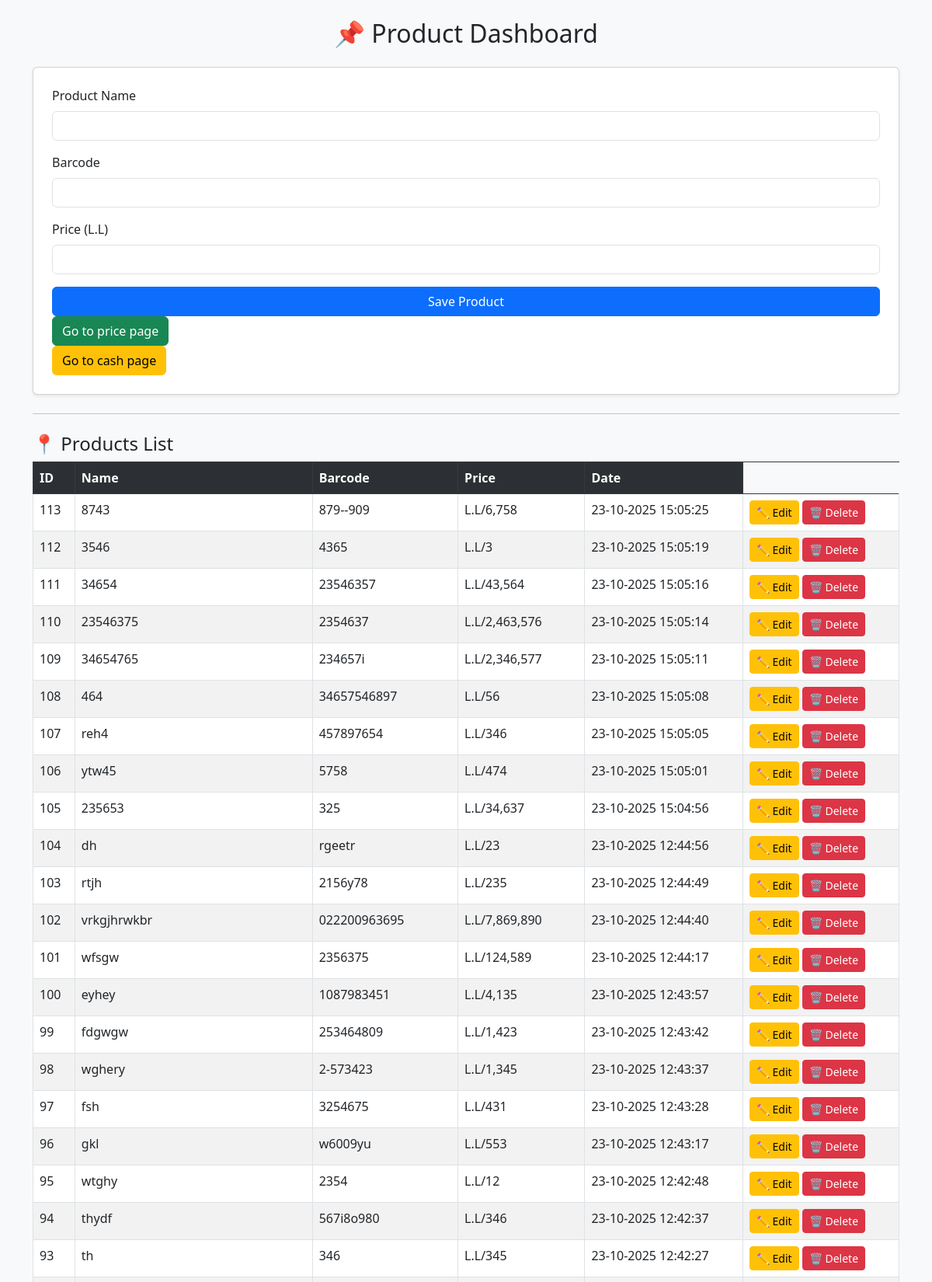
Page /dashboard.php (upper part) on the committed database.
### tables this page shows
CREATE TABLE `item` (
  `id` int(255) NOT NULL,
  `barcode` text DEFAULT NULL,
  `datereg` text DEFAULT NULL,
  `name` varchar(255) DEFAULT NULL,
  `price` int(255) DEFAULT NULL
);

### dashboard.php (the view, shortened to what this page needs)
<?php
include "db.php";
?>
<!DOCTYPE html>
<html lang="en">
<head>
    <link href="https://cdn.jsdelivr.net/npm/bootstrap@5.3.0/dist/css/bootstrap.min.css" rel="stylesheet">
</head>
<body class="bg-light">
<div class="container mt-4">
    <h2 class="text-center mb-4">📌 Product Dashboard</h2>
    <div class="card p-4 shadow-sm">
        <form method="POST">
            <div class="mb-3">
                <label class="form-label">Product Name</label>
                <input type="text" name="name" class="form-control" required>
            </div>
            <div class="mb-3">
                <label class="form-label">Barcode</label>
                <input type="text" name="barcode" class="form-control" required autofocus>
            </div>
            <div class="mb-3">
                <label class="form-label">Price (L.L)</label>
                <input type="number" step="0.01" name="price" class="form-control" required>
            </div>
            <button type="submit" name="save" class="btn btn-primary w-100">Save Product</button>
        </form>
        <form action="customer.php">
            <button type="submit" name="save" class="btn btn-success flex grow-1">Go to price page</button>
        </form>
        <form action="pos.php">
            <button type="submit" name="save" class="btn btn-warning flex-grow-1">Go to cash page</button>
        </form>
    </div>
    <hr class="my-4">
    <h4>📍 Products List</h4>
    <table class="table table-bordered table-striped">
        <tr class="table-dark">
            <th>ID</th>
            <th>Name</th>
            <th>Barcode</th>
            <th>Price</th>
            <th>Date</th>
        </tr>
        <?php
        $result = mysqli_query($conn, "SELECT * FROM item ORDER BY id DESC");
        while($row = mysqli_fetch_assoc($result)){
            echo "<tr>
                    <td>".$row['id']."</td>
                    <td>".$row['name']."</td>
                    <td>".$row['barcode']."</td>
                    <td>L.L/".number_format($row['price'],0,',', ',')."</td>
                    <td>".$row['datereg']."</td>
                    <td>
                    <a href='edit.php?id=".$row['id']."' class='btn btn-warning btn-sm'>✏️ Edit</a>
                    <a href='delete.php?id=".$row['id']."' class='btn btn-danger btn-sm' onclick=\"return confirm('Are you sure?')\">🗑️ Delete</a>
                </td
                  </tr>";
        }
        ?>
    </table>
</div>
</body>
</html>

### rows in the picture
item: id "113", name "8743", barcode "879--909", price "6,758", datereg "23-10-2025 15:05:25"
item: id "112", name "3546", barcode "4365", price "3", datereg "23-10-2025 15:05:19"
item: id "111", name "34654", barcode "23546357", price "43,564", datereg "23-10-2025 15:05:16"
item: id "110", name "23546375", barcode "2354637", price "2,463,576", datereg "23-10-2025 15:05:14"
item: id "109", name "34654765", barcode "234657i", price "2,346,577", datereg "23-10-2025 15:05:11"
item: id "108", name "464", barcode "34657546897", price "56", datereg "23-10-2025 15:05:08"
item: id "107", name "reh4", barcode "457897654", price "346", datereg "23-10-2025 15:05:05"
item: id "106", name "ytw45", barcode "5758", price "474", datereg "23-10-2025 15:05:01"
item: id "105", name "235653", barcode "325", price "34,637", datereg "23-10-2025 15:04:56"
item: id "104", name "dh", barcode "rgeetr", price "23", datereg "23-10-2025 12:44:56"
item: id "103", name "rtjh", barcode "2156y78", price "235", datereg "23-10-2025 12:44:49"
item: id "102", name "vrkgjhrwkbr", barcode "022200963695", price "7,869,890", datereg "23-10-2025 12:44:40"
item: id "101", name "wfsgw", barcode "2356375", price "124,589", datereg "23-10-2025 12:44:17"
item: id "100", name "eyhey", barcode "1087983451", price "4,135", datereg "23-10-2025 12:43:57"
item: id "99", name "fdgwgw", barcode "253464809", price "1,423", datereg "23-10-2025 12:43:42"
item: id "98", name "wghery", barcode "2-573423", price "1,345", datereg "23-10-2025 12:43:37"
item: id "97", name "fsh", barcode "3254675", price "431", datereg "23-10-2025 12:43:28"
item: id "96", name "gkl", barcode "w6009yu", price "553", datereg "23-10-2025 12:43:17"
item: id "95", name "wtghy", barcode "2354", price "12", datereg "23-10-2025 12:42:48"
item: id "94", name "thydf", barcode "567i8o980", price "346", datereg "23-10-2025 12:42:37"
item: id "93", name "th", barcode "346", price "345", datereg "23-10-2025 12:42:27"
